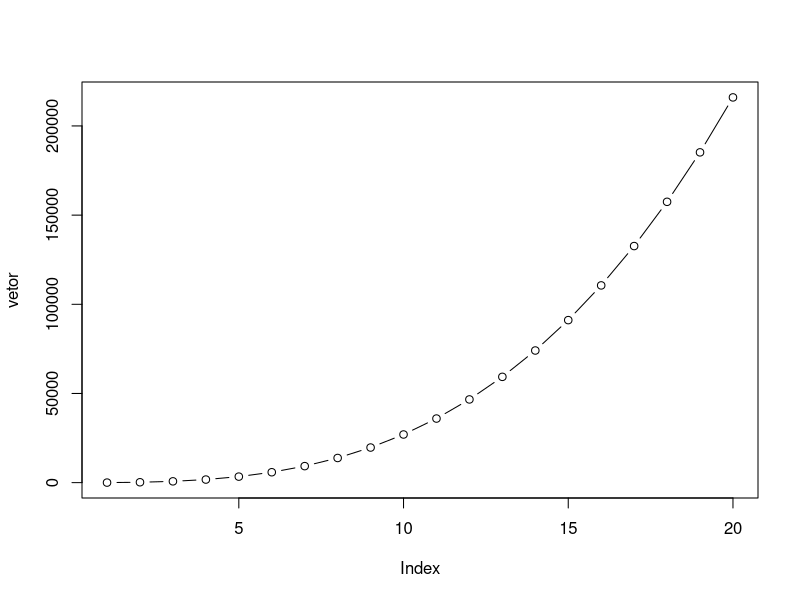

Write R code to recreate this figure.
##########################
##Programação Funcional e OO
##2018_04_02
##Fabiano Moreira

##Loopes e controle de fluxo (condicionais)

#Para cada item de 1 a 20, printar o (número + 2) ^2



for (item in 1:20) {
  print((item + 2)^2)
}


#para cada item de 1 a 20, printar o (número * 3) ^3 e guardar todos os resultados
#dos cálculos num vetor e exibir num gráfico

vetor = c()
 
for (i in 1:20) {
  vetor[i] = (i * 3)^3
}  

vetor

plot(vetor, type = "b")

###################
#1:50 se 1 a 10 -> pequeno
#11 a 20 -> medio
#21 a 30 -> enorme
#31 a 40 -> enorme
#41 a 50 -> gigante
#50 ->Chega!!!


for (i in 1:50) {
  if (i <=10) {
    print("Pequeno")
  } 
  if (i > 10 & i <= 20) {
    print("Médio")
  }
  if (i > 20 & i <= 30) {
    print("Grande")
  }
  if (i > 30 & i <= 40) {
    print("Enorme")
  }
  if (i > 40 & i > 50) {
    print("Gigante")
  }
  if (i == 50) {
    print("Chega!!!")
  }
}  

########################

#Sequência de Fibonacci
fib =c() #Defino conjunto vazio
fib[1] = 1 #Atribuo  o numero 1 a posição 1 do finobacci
fib[2] = 1 #Atribuo  o numero 1 a posição 2 do finobacci
for (i in 3:20) {
  fib[i] = fib[i -1] + fib[i-2]
}
fib




